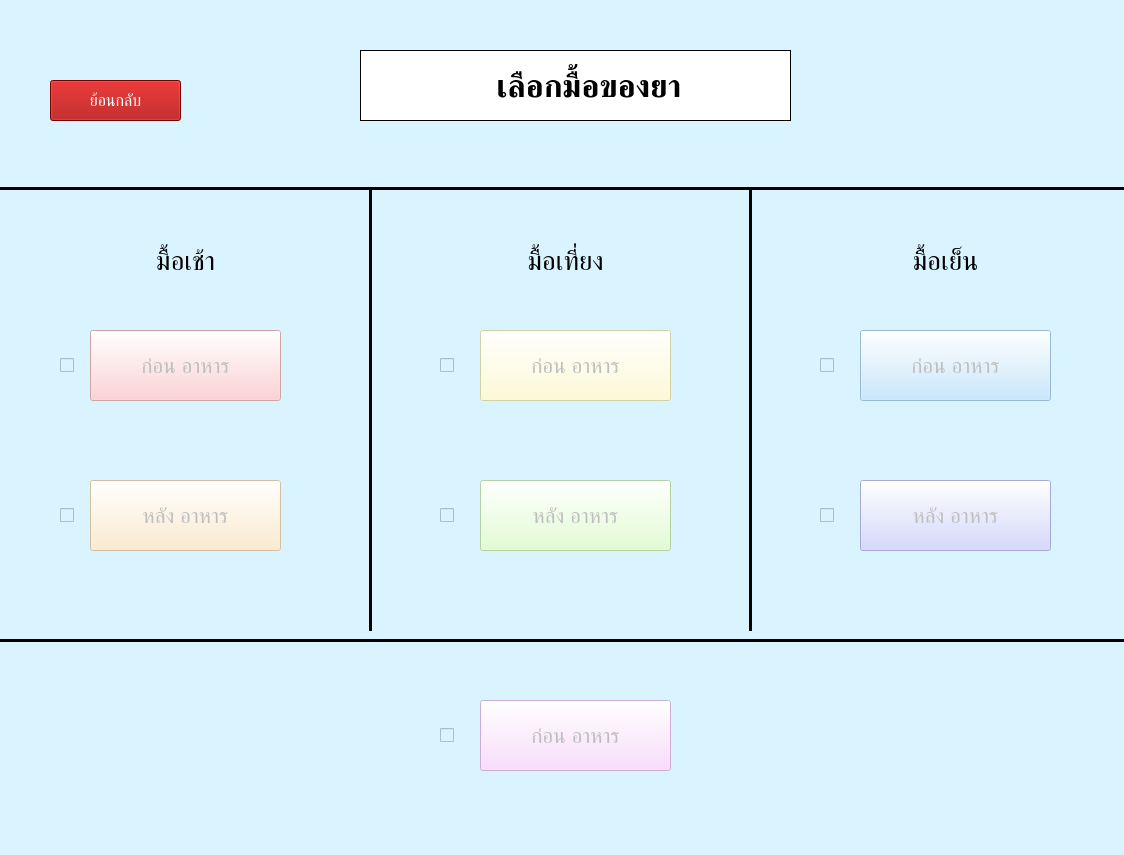
<?xml version="1.0" encoding="UTF-8"?>
<ui version="4.0">
 <class>setting</class>
 <widget class="QMainWindow" name="setting">
  <property name="geometry">
   <rect>
    <x>0</x>
    <y>0</y>
    <width>1124</width>
    <height>855</height>
   </rect>
  </property>
  <property name="windowTitle">
   <string>เลือกมื้อของยา</string>
  </property>
  <property name="styleSheet">
   <string notr="true">background-color: rgb(217, 244, 255)</string>
  </property>
  <widget class="QWidget" name="centralwidget">
   <widget class="QLabel" name="setting_label">
    <property name="geometry">
     <rect>
      <x>360</x>
      <y>50</y>
      <width>431</width>
      <height>71</height>
     </rect>
    </property>
    <property name="font">
     <font>
      <pointsize>24</pointsize>
      <weight>75</weight>
      <bold>true</bold>
     </font>
    </property>
    <property name="styleSheet">
     <string notr="true">background-color: rgb(255, 255, 255);</string>
    </property>
    <property name="frameShape">
     <enum>QFrame::Box</enum>
    </property>
    <property name="lineWidth">
     <number>1</number>
    </property>
    <property name="text">
     <string>   เลือกมื้อของยา</string>
    </property>
    <property name="textFormat">
     <enum>Qt::AutoText</enum>
    </property>
    <property name="scaledContents">
     <bool>false</bool>
    </property>
    <property name="alignment">
     <set>Qt::AlignCenter</set>
    </property>
    <property name="wordWrap">
     <bool>true</bool>
    </property>
   </widget>
   <widget class="QLabel" name="setting_icon_label">
    <property name="geometry">
     <rect>
      <x>390</x>
      <y>70</y>
      <width>41</width>
      <height>41</height>
     </rect>
    </property>
    <property name="font">
     <font>
      <pointsize>24</pointsize>
      <weight>75</weight>
      <bold>true</bold>
     </font>
    </property>
    <property name="styleSheet">
     <string notr="true">background-color: rgb(255, 255, 255);</string>
    </property>
    <property name="frameShape">
     <enum>QFrame::NoFrame</enum>
    </property>
    <property name="lineWidth">
     <number>1</number>
    </property>
    <property name="text">
     <string/>
    </property>
    <property name="textFormat">
     <enum>Qt::AutoText</enum>
    </property>
    <property name="pixmap">
     <pixmap resource="../Resources/resources.qrc">:/icons/setting_icon.png</pixmap>
    </property>
    <property name="scaledContents">
     <bool>true</bool>
    </property>
    <property name="alignment">
     <set>Qt::AlignCenter</set>
    </property>
    <property name="wordWrap">
     <bool>true</bool>
    </property>
   </widget>
   <widget class="Line" name="line">
    <property name="geometry">
     <rect>
      <x>-20</x>
      <y>180</y>
      <width>1201</width>
      <height>16</height>
     </rect>
    </property>
    <property name="frameShadow">
     <enum>QFrame::Plain</enum>
    </property>
    <property name="lineWidth">
     <number>3</number>
    </property>
    <property name="orientation">
     <enum>Qt::Horizontal</enum>
    </property>
   </widget>
   <widget class="QCheckBox" name="bb_checkBox">
    <property name="geometry">
     <rect>
      <x>60</x>
      <y>330</y>
      <width>61</width>
      <height>71</height>
     </rect>
    </property>
    <property name="sizePolicy">
     <sizepolicy hsizetype="Minimum" vsizetype="Fixed">
      <horstretch>0</horstretch>
      <verstretch>0</verstretch>
     </sizepolicy>
    </property>
    <property name="font">
     <font>
      <pointsize>14</pointsize>
     </font>
    </property>
    <property name="focusPolicy">
     <enum>Qt::WheelFocus</enum>
    </property>
    <property name="text">
     <string/>
    </property>
    <property name="tristate">
     <bool>false</bool>
    </property>
   </widget>
   <widget class="QCheckBox" name="ab_checkBox">
    <property name="geometry">
     <rect>
      <x>820</x>
      <y>480</y>
      <width>61</width>
      <height>71</height>
     </rect>
    </property>
    <property name="sizePolicy">
     <sizepolicy hsizetype="Minimum" vsizetype="Fixed">
      <horstretch>0</horstretch>
      <verstretch>0</verstretch>
     </sizepolicy>
    </property>
    <property name="font">
     <font>
      <pointsize>14</pointsize>
     </font>
    </property>
    <property name="focusPolicy">
     <enum>Qt::WheelFocus</enum>
    </property>
    <property name="text">
     <string/>
    </property>
    <property name="tristate">
     <bool>false</bool>
    </property>
   </widget>
   <widget class="QCheckBox" name="bl_checkBox">
    <property name="geometry">
     <rect>
      <x>820</x>
      <y>330</y>
      <width>61</width>
      <height>71</height>
     </rect>
    </property>
    <property name="sizePolicy">
     <sizepolicy hsizetype="Minimum" vsizetype="Fixed">
      <horstretch>0</horstretch>
      <verstretch>0</verstretch>
     </sizepolicy>
    </property>
    <property name="font">
     <font>
      <pointsize>14</pointsize>
     </font>
    </property>
    <property name="focusPolicy">
     <enum>Qt::WheelFocus</enum>
    </property>
    <property name="text">
     <string/>
    </property>
    <property name="tristate">
     <bool>false</bool>
    </property>
   </widget>
   <widget class="QCheckBox" name="al_checkBox">
    <property name="geometry">
     <rect>
      <x>440</x>
      <y>480</y>
      <width>61</width>
      <height>71</height>
     </rect>
    </property>
    <property name="sizePolicy">
     <sizepolicy hsizetype="Minimum" vsizetype="Fixed">
      <horstretch>0</horstretch>
      <verstretch>0</verstretch>
     </sizepolicy>
    </property>
    <property name="font">
     <font>
      <pointsize>14</pointsize>
     </font>
    </property>
    <property name="focusPolicy">
     <enum>Qt::WheelFocus</enum>
    </property>
    <property name="text">
     <string/>
    </property>
    <property name="tristate">
     <bool>false</bool>
    </property>
   </widget>
   <widget class="QCheckBox" name="bd_checkBox">
    <property name="geometry">
     <rect>
      <x>440</x>
      <y>330</y>
      <width>61</width>
      <height>71</height>
     </rect>
    </property>
    <property name="sizePolicy">
     <sizepolicy hsizetype="Minimum" vsizetype="Fixed">
      <horstretch>0</horstretch>
      <verstretch>0</verstretch>
     </sizepolicy>
    </property>
    <property name="font">
     <font>
      <pointsize>14</pointsize>
     </font>
    </property>
    <property name="focusPolicy">
     <enum>Qt::WheelFocus</enum>
    </property>
    <property name="text">
     <string/>
    </property>
    <property name="tristate">
     <bool>false</bool>
    </property>
   </widget>
   <widget class="QCheckBox" name="ad_checkBox">
    <property name="geometry">
     <rect>
      <x>60</x>
      <y>480</y>
      <width>61</width>
      <height>71</height>
     </rect>
    </property>
    <property name="sizePolicy">
     <sizepolicy hsizetype="Minimum" vsizetype="Fixed">
      <horstretch>0</horstretch>
      <verstretch>0</verstretch>
     </sizepolicy>
    </property>
    <property name="font">
     <font>
      <pointsize>14</pointsize>
     </font>
    </property>
    <property name="focusPolicy">
     <enum>Qt::WheelFocus</enum>
    </property>
    <property name="text">
     <string/>
    </property>
    <property name="tristate">
     <bool>false</bool>
    </property>
   </widget>
   <widget class="QCheckBox" name="bbed_checkBox">
    <property name="geometry">
     <rect>
      <x>440</x>
      <y>700</y>
      <width>61</width>
      <height>71</height>
     </rect>
    </property>
    <property name="sizePolicy">
     <sizepolicy hsizetype="Minimum" vsizetype="Fixed">
      <horstretch>0</horstretch>
      <verstretch>0</verstretch>
     </sizepolicy>
    </property>
    <property name="font">
     <font>
      <pointsize>14</pointsize>
     </font>
    </property>
    <property name="focusPolicy">
     <enum>Qt::WheelFocus</enum>
    </property>
    <property name="text">
     <string/>
    </property>
    <property name="tristate">
     <bool>false</bool>
    </property>
   </widget>
   <widget class="Line" name="line_2">
    <property name="geometry">
     <rect>
      <x>-30</x>
      <y>630</y>
      <width>1201</width>
      <height>20</height>
     </rect>
    </property>
    <property name="frameShadow">
     <enum>QFrame::Plain</enum>
    </property>
    <property name="lineWidth">
     <number>3</number>
    </property>
    <property name="orientation">
     <enum>Qt::Horizontal</enum>
    </property>
   </widget>
   <widget class="Line" name="line_3">
    <property name="geometry">
     <rect>
      <x>360</x>
      <y>190</y>
      <width>20</width>
      <height>441</height>
     </rect>
    </property>
    <property name="frameShadow">
     <enum>QFrame::Plain</enum>
    </property>
    <property name="lineWidth">
     <number>3</number>
    </property>
    <property name="orientation">
     <enum>Qt::Vertical</enum>
    </property>
   </widget>
   <widget class="Line" name="line_4">
    <property name="geometry">
     <rect>
      <x>740</x>
      <y>190</y>
      <width>20</width>
      <height>441</height>
     </rect>
    </property>
    <property name="frameShadow">
     <enum>QFrame::Plain</enum>
    </property>
    <property name="lineWidth">
     <number>3</number>
    </property>
    <property name="orientation">
     <enum>Qt::Vertical</enum>
    </property>
   </widget>
   <widget class="QPushButton" name="bb_pushButton">
    <property name="enabled">
     <bool>false</bool>
    </property>
    <property name="geometry">
     <rect>
      <x>90</x>
      <y>330</y>
      <width>191</width>
      <height>71</height>
     </rect>
    </property>
    <property name="font">
     <font>
      <pointsize>16</pointsize>
     </font>
    </property>
    <property name="autoFillBackground">
     <bool>false</bool>
    </property>
    <property name="styleSheet">
     <string notr="true">background-color: rgb(255, 198, 199);</string>
    </property>
    <property name="text">
     <string>ก่อน อาหาร</string>
    </property>
   </widget>
   <widget class="QPushButton" name="ab_pushButton">
    <property name="enabled">
     <bool>false</bool>
    </property>
    <property name="geometry">
     <rect>
      <x>90</x>
      <y>480</y>
      <width>191</width>
      <height>71</height>
     </rect>
    </property>
    <property name="font">
     <font>
      <pointsize>16</pointsize>
     </font>
    </property>
    <property name="styleSheet">
     <string notr="true">background-color: rgb(255, 232, 194);</string>
    </property>
    <property name="text">
     <string>หลัง อาหาร</string>
    </property>
   </widget>
   <widget class="QPushButton" name="bl_pushButton">
    <property name="enabled">
     <bool>false</bool>
    </property>
    <property name="geometry">
     <rect>
      <x>480</x>
      <y>330</y>
      <width>191</width>
      <height>71</height>
     </rect>
    </property>
    <property name="font">
     <font>
      <pointsize>16</pointsize>
     </font>
    </property>
    <property name="styleSheet">
     <string notr="true">background-color: rgb(255, 254, 202);</string>
    </property>
    <property name="text">
     <string>ก่อน อาหาร</string>
    </property>
   </widget>
   <widget class="QPushButton" name="al_pushButton">
    <property name="enabled">
     <bool>false</bool>
    </property>
    <property name="geometry">
     <rect>
      <x>480</x>
      <y>480</y>
      <width>191</width>
      <height>71</height>
     </rect>
    </property>
    <property name="font">
     <font>
      <pointsize>16</pointsize>
     </font>
    </property>
    <property name="styleSheet">
     <string notr="true">background-color: rgb(219, 255, 199);</string>
    </property>
    <property name="text">
     <string>หลัง อาหาร</string>
    </property>
   </widget>
   <widget class="QPushButton" name="bd_pushButton">
    <property name="enabled">
     <bool>false</bool>
    </property>
    <property name="geometry">
     <rect>
      <x>860</x>
      <y>330</y>
      <width>191</width>
      <height>71</height>
     </rect>
    </property>
    <property name="font">
     <font>
      <pointsize>16</pointsize>
     </font>
    </property>
    <property name="styleSheet">
     <string notr="true">background-color: rgb(185, 227, 255);</string>
    </property>
    <property name="text">
     <string>ก่อน อาหาร</string>
    </property>
   </widget>
   <widget class="QPushButton" name="ad_pushButton">
    <property name="enabled">
     <bool>false</bool>
    </property>
    <property name="geometry">
     <rect>
      <x>860</x>
      <y>480</y>
      <width>191</width>
      <height>71</height>
     </rect>
    </property>
    <property name="font">
     <font>
      <pointsize>16</pointsize>
     </font>
    </property>
    <property name="styleSheet">
     <string notr="true">background-color: rgb(201, 205, 255);</string>
    </property>
    <property name="text">
     <string>หลัง อาหาร</string>
    </property>
   </widget>
   <widget class="QPushButton" name="bbed_pushButton">
    <property name="enabled">
     <bool>false</bool>
    </property>
    <property name="geometry">
     <rect>
      <x>480</x>
      <y>700</y>
      <width>191</width>
      <height>71</height>
     </rect>
    </property>
    <property name="font">
     <font>
      <pointsize>16</pointsize>
     </font>
    </property>
    <property name="styleSheet">
     <string notr="true">background-color: rgb(250, 211, 255);</string>
    </property>
    <property name="text">
     <string>ก่อน อาหาร</string>
    </property>
   </widget>
   <widget class="QLabel" name="b_label">
    <property name="geometry">
     <rect>
      <x>120</x>
      <y>240</y>
      <width>131</width>
      <height>41</height>
     </rect>
    </property>
    <property name="font">
     <font>
      <pointsize>20</pointsize>
     </font>
    </property>
    <property name="text">
     <string>มื้อเช้า</string>
    </property>
    <property name="alignment">
     <set>Qt::AlignCenter</set>
    </property>
   </widget>
   <widget class="QLabel" name="a_label">
    <property name="geometry">
     <rect>
      <x>500</x>
      <y>240</y>
      <width>131</width>
      <height>41</height>
     </rect>
    </property>
    <property name="font">
     <font>
      <pointsize>20</pointsize>
     </font>
    </property>
    <property name="text">
     <string>มื้อเที่ยง</string>
    </property>
    <property name="alignment">
     <set>Qt::AlignCenter</set>
    </property>
   </widget>
   <widget class="QLabel" name="label_3">
    <property name="geometry">
     <rect>
      <x>880</x>
      <y>240</y>
      <width>131</width>
      <height>41</height>
     </rect>
    </property>
    <property name="font">
     <font>
      <pointsize>20</pointsize>
     </font>
    </property>
    <property name="text">
     <string>มื้อเย็น</string>
    </property>
    <property name="alignment">
     <set>Qt::AlignCenter</set>
    </property>
   </widget>
   <widget class="QPushButton" name="back_pushButton">
    <property name="geometry">
     <rect>
      <x>50</x>
      <y>80</y>
      <width>131</width>
      <height>41</height>
     </rect>
    </property>
    <property name="font">
     <font>
      <pointsize>12</pointsize>
     </font>
    </property>
    <property name="styleSheet">
     <string notr="true">color: rgb(255, 255, 255);
background-color: rgb(166, 0, 0)</string>
    </property>
    <property name="text">
     <string>ย้อนกลับ</string>
    </property>
   </widget>
   <widget class="QLabel" name="bb_cr_label">
    <property name="enabled">
     <bool>false</bool>
    </property>
    <property name="geometry">
     <rect>
      <x>80</x>
      <y>290</y>
      <width>31</width>
      <height>31</height>
     </rect>
    </property>
    <property name="text">
     <string/>
    </property>
    <property name="pixmap">
     <pixmap resource="../Resources/resources.qrc">:/icons/Flat_tick_icon.svg.png</pixmap>
    </property>
    <property name="scaledContents">
     <bool>true</bool>
    </property>
   </widget>
   <widget class="QLabel" name="ab_cr_label">
    <property name="enabled">
     <bool>false</bool>
    </property>
    <property name="geometry">
     <rect>
      <x>80</x>
      <y>440</y>
      <width>31</width>
      <height>31</height>
     </rect>
    </property>
    <property name="text">
     <string/>
    </property>
    <property name="pixmap">
     <pixmap resource="../Resources/resources.qrc">:/icons/Flat_tick_icon.svg.png</pixmap>
    </property>
    <property name="scaledContents">
     <bool>true</bool>
    </property>
   </widget>
   <widget class="QLabel" name="bl_cr_label">
    <property name="enabled">
     <bool>false</bool>
    </property>
    <property name="geometry">
     <rect>
      <x>470</x>
      <y>290</y>
      <width>31</width>
      <height>31</height>
     </rect>
    </property>
    <property name="text">
     <string/>
    </property>
    <property name="pixmap">
     <pixmap resource="../Resources/resources.qrc">:/icons/Flat_tick_icon.svg.png</pixmap>
    </property>
    <property name="scaledContents">
     <bool>true</bool>
    </property>
   </widget>
   <widget class="QLabel" name="al_cr_label">
    <property name="enabled">
     <bool>false</bool>
    </property>
    <property name="geometry">
     <rect>
      <x>470</x>
      <y>440</y>
      <width>31</width>
      <height>31</height>
     </rect>
    </property>
    <property name="text">
     <string/>
    </property>
    <property name="pixmap">
     <pixmap resource="../Resources/resources.qrc">:/icons/Flat_tick_icon.svg.png</pixmap>
    </property>
    <property name="scaledContents">
     <bool>true</bool>
    </property>
   </widget>
   <widget class="QLabel" name="bd_cr_label">
    <property name="enabled">
     <bool>false</bool>
    </property>
    <property name="geometry">
     <rect>
      <x>850</x>
      <y>290</y>
      <width>31</width>
      <height>31</height>
     </rect>
    </property>
    <property name="text">
     <string/>
    </property>
    <property name="pixmap">
     <pixmap resource="../Resources/resources.qrc">:/icons/Flat_tick_icon.svg.png</pixmap>
    </property>
    <property name="scaledContents">
     <bool>true</bool>
    </property>
   </widget>
   <widget class="QLabel" name="ad_cr_label">
    <property name="enabled">
     <bool>false</bool>
    </property>
    <property name="geometry">
     <rect>
      <x>850</x>
      <y>440</y>
      <width>31</width>
      <height>31</height>
     </rect>
    </property>
    <property name="text">
     <string/>
    </property>
    <property name="pixmap">
     <pixmap resource="../Resources/resources.qrc">:/icons/Flat_tick_icon.svg.png</pixmap>
    </property>
    <property name="scaledContents">
     <bool>true</bool>
    </property>
   </widget>
   <widget class="QLabel" name="bbed_cr_label">
    <property name="enabled">
     <bool>false</bool>
    </property>
    <property name="geometry">
     <rect>
      <x>470</x>
      <y>660</y>
      <width>31</width>
      <height>31</height>
     </rect>
    </property>
    <property name="text">
     <string/>
    </property>
    <property name="pixmap">
     <pixmap resource="../Resources/resources.qrc">:/icons/Flat_tick_icon.svg.png</pixmap>
    </property>
    <property name="scaledContents">
     <bool>true</bool>
    </property>
   </widget>
  </widget>
 </widget>
 <resources>
  <include location="../Resources/resources.qrc"/>
 </resources>
 <connections>
  <connection>
   <sender>bb_checkBox</sender>
   <signal>clicked(bool)</signal>
   <receiver>bb_pushButton</receiver>
   <slot>setEnabled(bool)</slot>
   <hints>
    <hint type="sourcelabel">
     <x>77</x>
     <y>368</y>
    </hint>
    <hint type="destinationlabel">
     <x>162</x>
     <y>354</y>
    </hint>
   </hints>
  </connection>
  <connection>
   <sender>ad_checkBox</sender>
   <signal>clicked(bool)</signal>
   <receiver>ab_pushButton</receiver>
   <slot>setEnabled(bool)</slot>
   <hints>
    <hint type="sourcelabel">
     <x>73</x>
     <y>511</y>
    </hint>
    <hint type="destinationlabel">
     <x>186</x>
     <y>507</y>
    </hint>
   </hints>
  </connection>
  <connection>
   <sender>bd_checkBox</sender>
   <signal>clicked(bool)</signal>
   <receiver>bl_pushButton</receiver>
   <slot>setEnabled(bool)</slot>
   <hints>
    <hint type="sourcelabel">
     <x>451</x>
     <y>368</y>
    </hint>
    <hint type="destinationlabel">
     <x>585</x>
     <y>359</y>
    </hint>
   </hints>
  </connection>
  <connection>
   <sender>al_checkBox</sender>
   <signal>clicked(bool)</signal>
   <receiver>al_pushButton</receiver>
   <slot>setEnabled(bool)</slot>
   <hints>
    <hint type="sourcelabel">
     <x>460</x>
     <y>516</y>
    </hint>
    <hint type="destinationlabel">
     <x>570</x>
     <y>516</y>
    </hint>
   </hints>
  </connection>
  <connection>
   <sender>bl_checkBox</sender>
   <signal>clicked(bool)</signal>
   <receiver>bd_pushButton</receiver>
   <slot>setEnabled(bool)</slot>
   <hints>
    <hint type="sourcelabel">
     <x>833</x>
     <y>365</y>
    </hint>
    <hint type="destinationlabel">
     <x>940</x>
     <y>373</y>
    </hint>
   </hints>
  </connection>
  <connection>
   <sender>ab_checkBox</sender>
   <signal>clicked(bool)</signal>
   <receiver>ad_pushButton</receiver>
   <slot>setEnabled(bool)</slot>
   <hints>
    <hint type="sourcelabel">
     <x>820</x>
     <y>500</y>
    </hint>
    <hint type="destinationlabel">
     <x>938</x>
     <y>513</y>
    </hint>
   </hints>
  </connection>
  <connection>
   <sender>bbed_checkBox</sender>
   <signal>clicked(bool)</signal>
   <receiver>bbed_pushButton</receiver>
   <slot>setEnabled(bool)</slot>
   <hints>
    <hint type="sourcelabel">
     <x>446</x>
     <y>726</y>
    </hint>
    <hint type="destinationlabel">
     <x>575</x>
     <y>723</y>
    </hint>
   </hints>
  </connection>
  <connection>
   <sender>bb_checkBox</sender>
   <signal>clicked(bool)</signal>
   <receiver>bb_cr_label</receiver>
   <slot>setEnabled(bool)</slot>
   <hints>
    <hint type="sourcelabel">
     <x>78</x>
     <y>365</y>
    </hint>
    <hint type="destinationlabel">
     <x>103</x>
     <y>300</y>
    </hint>
   </hints>
  </connection>
  <connection>
   <sender>bd_checkBox</sender>
   <signal>clicked(bool)</signal>
   <receiver>bl_cr_label</receiver>
   <slot>setEnabled(bool)</slot>
   <hints>
    <hint type="sourcelabel">
     <x>464</x>
     <y>376</y>
    </hint>
    <hint type="destinationlabel">
     <x>486</x>
     <y>306</y>
    </hint>
   </hints>
  </connection>
  <connection>
   <sender>bl_checkBox</sender>
   <signal>clicked(bool)</signal>
   <receiver>bd_cr_label</receiver>
   <slot>setEnabled(bool)</slot>
   <hints>
    <hint type="sourcelabel">
     <x>832</x>
     <y>367</y>
    </hint>
    <hint type="destinationlabel">
     <x>868</x>
     <y>303</y>
    </hint>
   </hints>
  </connection>
  <connection>
   <sender>ad_checkBox</sender>
   <signal>clicked(bool)</signal>
   <receiver>ab_cr_label</receiver>
   <slot>setEnabled(bool)</slot>
   <hints>
    <hint type="sourcelabel">
     <x>67</x>
     <y>521</y>
    </hint>
    <hint type="destinationlabel">
     <x>100</x>
     <y>459</y>
    </hint>
   </hints>
  </connection>
  <connection>
   <sender>al_checkBox</sender>
   <signal>clicked(bool)</signal>
   <receiver>al_cr_label</receiver>
   <slot>setEnabled(bool)</slot>
   <hints>
    <hint type="sourcelabel">
     <x>458</x>
     <y>525</y>
    </hint>
    <hint type="destinationlabel">
     <x>497</x>
     <y>449</y>
    </hint>
   </hints>
  </connection>
  <connection>
   <sender>ab_checkBox</sender>
   <signal>clicked(bool)</signal>
   <receiver>ad_cr_label</receiver>
   <slot>setEnabled(bool)</slot>
   <hints>
    <hint type="sourcelabel">
     <x>836</x>
     <y>523</y>
    </hint>
    <hint type="destinationlabel">
     <x>869</x>
     <y>457</y>
    </hint>
   </hints>
  </connection>
  <connection>
   <sender>bbed_checkBox</sender>
   <signal>clicked(bool)</signal>
   <receiver>bbed_cr_label</receiver>
   <slot>setEnabled(bool)</slot>
   <hints>
    <hint type="sourcelabel">
     <x>468</x>
     <y>742</y>
    </hint>
    <hint type="destinationlabel">
     <x>492</x>
     <y>679</y>
    </hint>
   </hints>
  </connection>
 </connections>
</ui>
